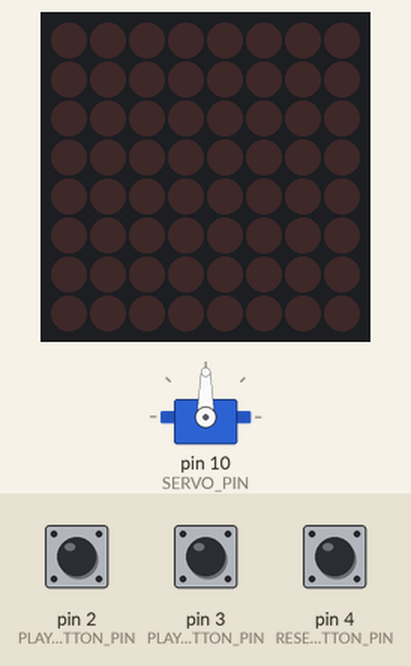
Simulated run of this sketch. Board: Arduino Uno, built with avr-gcc and run on an emulated ATmega328P. On the bench: 8×8 LED matrix, servo. Wiring (inferred from the names in the program): MAX7219 LED driver (orientation assumed): data pin 13; clock pin 12; CS pin 11. The inputs (shaded band) are chosen by the test bench; at power-on: pin 4 (RESET_BUTTON_PIN) HIGH, pin 3 (PLAYER_2_BUTTON_PIN) HIGH, pin 2 (PLAYER_1_BUTTON_PIN) HIGH.

Above: at 7.0 s.
7.1 s: pin 4 (RESET_BUTTON_PIN) pulled LOW for 0.15 s
At 8.16 s:
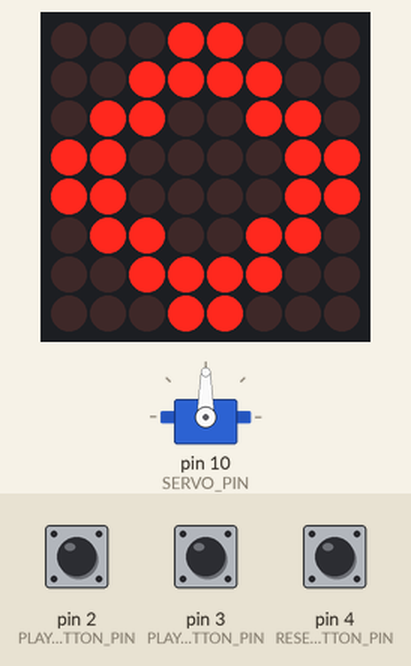
9.0 s: pin 3 (PLAYER_2_BUTTON_PIN) pulled LOW for 0.15 s
12.1 s: pin 3 (PLAYER_2_BUTTON_PIN) pulled LOW for 1 s
14.6 s: pin 3 (PLAYER_2_BUTTON_PIN) pulled LOW for 0.15 s
At 15.9 s:
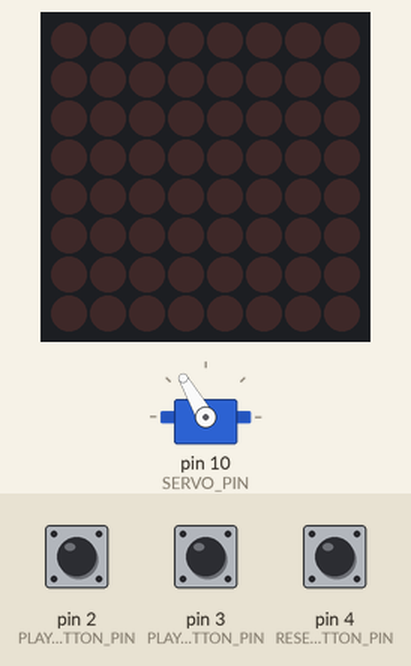
16.2 s: pin 2 (PLAYER_1_BUTTON_PIN) pulled LOW for 0.15 s
At 17.2 s:
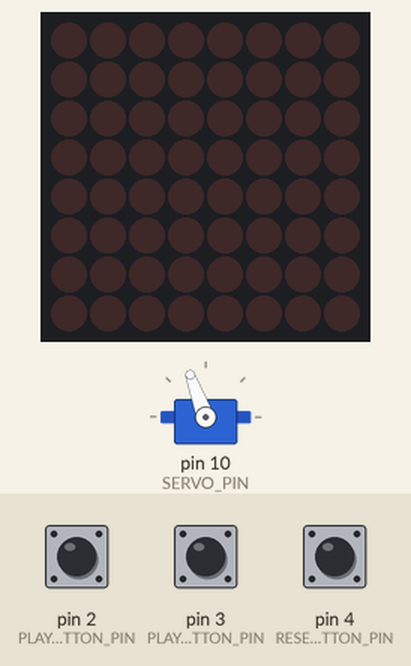
17.8 s: pin 3 (PLAYER_2_BUTTON_PIN) pulled LOW for 3.2 s
At 21.3 s:
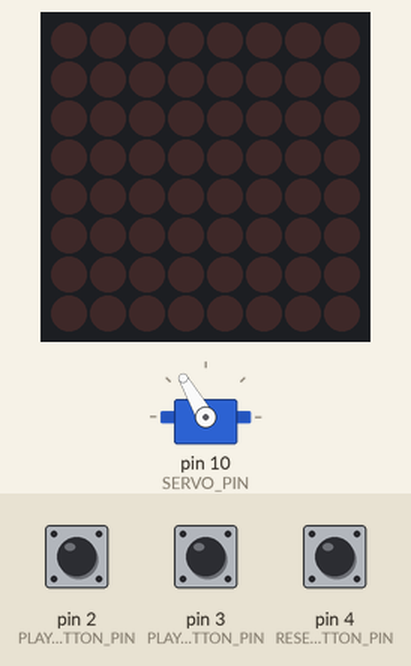
Timing chart, 0 to 22.8 s (numbered marks = the images above; inputs shaded):
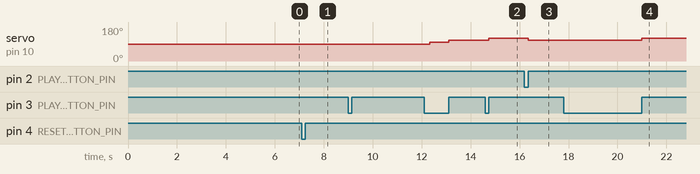

The sketch:

Arduino_Game.ino
```cpp
#include <Servo.h>
#include "LEDMatrix8x8.h"

Servo gameServo;

// Constants
const int PLAYER_1_BUTTON_PIN = 2;
const int PLAYER_2_BUTTON_PIN = 3;
const int RESET_BUTTON_PIN = 4;

const int MATRIX_DIN_PIN = 13;
const int MATRIX_CLK_PIN = 12;
const int MATRIX_CS_PIN = 11;

const int NUM_DEVICES = 1;

const int SERVO_PIN = 10;
const int PRESS_VALUE = 10;

const unsigned long DEBOUCE_DELAY = 20;

// Other variables
int servoPos;

bool gameActive = false;

volatile bool player1ButtonClicked = false;
volatile bool player2ButtonClicked = false;

volatile unsigned long last1DebounceTime = 0;
volatile unsigned long last2DebounceTime = 0;

bool prevResetState = HIGH;

LEDMatrix8x8::Brightness BRIGHTNESS = LEDMatrix8x8::B_MINIMAL;

LEDMatrix8x8 matrix(MATRIX_DIN_PIN, MATRIX_CLK_PIN, MATRIX_CS_PIN, BRIGHTNESS);

// Game reset
void reset() {
  matrix.displayAnimation(750, matrix.RHOMBUS, matrix.VERTICAL);

  servoPos = 90;
  gameServo.write(servoPos);

  matrix.displayAnimation(750, matrix.RHOMBUS, matrix.VERTICAL);
  showCountdownAnimation();

  matrix.scrollText("Go ", 40, matrix.VERTICAL);

  gameActive = true;
}

void setup() {
  matrix.begin();

  gameServo.attach(SERVO_PIN);

  attachInterrupt(digitalPinToInterrupt(PLAYER_1_BUTTON_PIN), button1ISR, RISING);
  attachInterrupt(digitalPinToInterrupt(PLAYER_2_BUTTON_PIN), button2ISR, RISING);

  pinMode(PLAYER_1_BUTTON_PIN, INPUT_PULLUP);
  pinMode(PLAYER_2_BUTTON_PIN, INPUT_PULLUP);
  pinMode(RESET_BUTTON_PIN, INPUT_PULLUP);

  matrix.scrollText("Press reset ", 65, matrix.VERTICAL);
}

// Button interrupts
void button1ISR() {
  unsigned long currentMillis = millis();

  if (currentMillis - last1DebounceTime >= DEBOUCE_DELAY) {
    player1ButtonClicked = true;
    last1DebounceTime = currentMillis;
  }
}

void button2ISR() {
  unsigned long currentMillis = millis();

  if (currentMillis - last2DebounceTime >= DEBOUCE_DELAY) {
    player2ButtonClicked = true;
    last2DebounceTime = currentMillis;
  }
}

void loop() {
  int resetState = digitalRead(RESET_BUTTON_PIN);

  if (resetState == HIGH && prevResetState == LOW)
    reset();

  prevResetState = resetState;

  if (gameActive){
    while (true) {
      int player1Presses = 0;
      int player2Presses = 0;

      if (player1ButtonClicked) {
        ++player1Presses;

        player1ButtonClicked = false;
      }

      if (player2ButtonClicked) {
        ++player2Presses;

        player2ButtonClicked = false;
      }

      if (player1Presses > player2Presses)
        servoPos -= PRESS_VALUE; // Move the servo toward player 1
      else if (player2Presses > player1Presses)
        servoPos += PRESS_VALUE; // Move the servo toward player 2

      gameServo.write(servoPos);

      if (servoPos <= 0) {
        gameActive = false;

        matrix.scrollText("winner 1 ", 65, matrix.VERTICAL);

        break;
      }
      else if (servoPos >= 180){
        gameActive = false;

        matrix.scrollText("winner 2 ", 65, matrix.VERTICAL);

        break;
      }
    }
  }
}

void showCountdownAnimation() {
  matrix.displayCharacter('3', 850, matrix.VERTICAL);
  matrix.displayCharacter('2', 850, matrix.VERTICAL);
  matrix.displayCharacter('1', 850, matrix.VERTICAL);
  matrix.displayCharacter(' ', 1, matrix.VERTICAL);
}
```

LEDMatrix8x8.cpp
```cpp
// Author: Kostas Ragauskas, 4th course, group 2
// Description - a library, which spimplifies the process of working with MAX7219 8x8 matrix.

#include "LEDMatrix8x8.h"

#include <String.h>
#include <stdint.h>

using byte = unsigned char;


const byte LEDMatrix8x8::CHARACTERS[37][8] = {
    {
    B00111100,
    B01000010,
    B01000010,
    B01000010,
    B01000010,
    B01000010,
    B00111100,
    B00000000
    }, // '0'

    {
    B00001000,
    B00011000,
    B00101000,
    B01001000,
    B00001000,
    B00001000,
    B01111110,
    B00000000
    }, // 1

    {
    B01111100,
    B00000010,
    B00000010,
    B00111100,
    B01000000,
    B01000000,
    B00111110,
    B00000000
    }, // 2

    {
    B01111100,
    B00000010,
    B00000010,
    B01111110,
    B00000010,
    B00000010,
    B01111100,
    B00000000
    }, // 3

    {
    B00001000,
    B00011000,
    B00101000,
    B01001000,
    B01111110,
    B00001000,
    B00001000,
    B00000000
    }, //4

    {
    B01111110,
    B01000000,
    B01000000,
    B01111100,
    B00000010,
    B00000010,
    B01111100,
    B00000000
    }, //5

    {
    B00011100,
    B00100000,
    B01000000,
    B01111100,
    B01000010,
    B01000010,
    B00111100,
    B00000000
    }, //6

    {
    B01111110,
    B00000010,
    B00000100,
    B00001000,
    B00010000,
    B00100000,
    B01000000,
    B00000000
    }, //7

    {
    B00111100,
    B01000010,
    B01000010,
    B00111100,
    B01000010,
    B01000010,
    B00111100,
    B00000000
    }, //8

    {
    B00111100,
    B01000010,
    B01000010,
    B00111110,
    B00000010,
    B00000010,
    B00111100,
    B00000000
    }, //9

    {
    B00111100,
    B01000010,
    B01000010,
    B01111110,
    B01000010,
    B01000010,
    B01000010,
    B00000000
    }, //A

    {
    B01111100,
    B01000010,
    B01000010,
    B01111100,
    B01000010,
    B01000010,
    B01111100,
    B00000000
    }, //B

    {
    B00011110,
    B00100000,
    B01000000,
    B01000000,
    B01000000,
    B00100000,
    B00011110,
    B00000000
    }, //C

    {
    B01111000,
    B01000100,
    B01000010,
    B01000010,
    B01000010,
    B01000100,
    B01111000,
    B00000000
    }, //D

    {
    B01111110,
    B01000000,
    B01000000,
    B01111110,
    B01000000,
    B01000000,
    B01111110,
    B00000000
    }, // E

    {
    B01111110,
    B01000000,
    B01000000,
    B01111110,
    B01000000,
    B01000000,
    B01000000,
    B00000000
    }, // F

    {
    B00111100,
    B01000010,
    B01000000,
    B01001110,
    B01000010,
    B01000010,
    B00111100,
    B00000000
    }, // G

    {
    B01000010,
    B01000010,
    B01000010,
    B01111110,
    B01000010,
    B01000010,
    B01000010,
    B00000000
    }, // H

    {
    B01111110,
    B00011000,
    B00011000,
    B00011000,
    B00011000,
    B00011000,
    B01111110,
    B00000000
    }, // I

    {
    B01111110,
    B00000100,
    B00000100,
    B00000100,
    B00000100,
    B01000100,
    B00111000,
    B00000000
    }, // J

    {
    B01000100,
    B01001000,
    B01010000,
    B01100000,
    B01010000,
    B01001000,
    B01000100,
    B00000000
    }, // K

    {
    B01000000,
    B01000000,
    B01000000,
    B01000000,
    B01000000,
    B01000000,
    B01111110,
    B00000000
    }, // L

    {
    B01000010,
    B01100110,
    B01011010,
    B01000010,
    B01000010,
    B01000010,
    B01000010,
    B00000000
    }, // M

    {
    B01000010,
    B01000010,
    B01100010,
    B01010010,
    B01001010,
    B01000110,
    B01000010,
    B00000000
    }, // N

    {
    B00111100,
    B01000010,
    B01000010,
    B01000010,
    B01000010,
    B01000010,
    B00111100,
    B00000000
    }, // O

    {
    B01111100,
    B01000010,
    B01000010,
    B01111100,
    B01000000,
    B01000000,
    B01000000,
    B00000000
    }, // P

    {
    B00111100,
    B01000010,
    B01000010,
    B01000010,
    B01000010,
    B01000010,
    B00111100,
    B00000010
    }, // Q

    {
    B01111100,
    B01000010,
    B01000010,
    B01111100,
    B01001000,
    B01000100,
    B01000010,
    B00000000
    }, // R

    {
    B00111100,
    B01000000,
    B01000000,
    B00111100,
    B00000010,
    B00000010,
    B01111100,
    B00000000
    }, // S

    {
    B01111110,
    B00011000,
    B00011000,
    B00011000,
    B00011000,
    B00011000,
    B00011000,
    B00000000
    }, // T

    {
    B01000010,
    B01000010,
    B01000010,
    B01000010,
    B01000010,
    B01000010,
    B00111100,
    B00000000
    }, // U

    {
    B01000010,
    B01000010,
    B01000010,
    B01000010,
    B01000010,
    B00100100,
    B00011000,
    B00000000
    }, // V

    {
    B01000010,
    B01000010,
    B01000010,
    B01000010,
    B01011010,
    B01100110,
    B01000010,
    B00000000
    }, // W

    {
    B01000010,
    B01000010,
    B00100100,
    B00011000,
    B00100100,
    B01000010,
    B01000010,
    B00000000
    }, // X

    {
    B01000010,
    B01000010,
    B01000010,
    B00100100,
    B00011000,
    B00011000,
    B00011000,
    B00000000
    }, // Y

    {
    B01111110,
    B00000010,
    B00000100,
    B00001000,
    B00010000,
    B00100000,
    B01111110,
    B00000000
    },  // Z

    {
    B00000000,
    B00000000,
    B00000000,
    B00000000,
    B00000000,
    B00000000,
    B00000000,
    B00000000
    }, // Empty space
};


const byte LEDMatrix8x8::ANIMATIONS[8][8] = {
    {
    B00011000,
    B00111100,
    B01100110,
    B11000011,
    B11000011,
    B01100110,
    B00111100,
    B00011000
    }, // Rhombus

    {
    B00000000,
    B00011000,
    B00111100,
    B01111110,
    B00011000,
    B00011000,
    B00011000,
    B00000000
    }, // Up_Arrow

    {
    B00000000,
    B00011000,
    B00011000,
    B00011000,
    B01111110,
    B00111100,
    B00011000,
    B00000000,
    }, // Down_Arrow

    {
    B00000000,
    B00010000,
    B00110000,
    B01111110,
    B01111110,
    B00110000,
    B00010000,
    B00000000
    }, // Left_Arrow

    {
    B00000000,
    B00001000,
    B00001100,
    B01111110,
    B01111110,
    B00001100,
    B00001000,
    B00000000
    }, // Right_Arrow

    {
    B11110000,
    B11111000,
    B11111100,
    B11111110,
    B11111110,
    B11111100,
    B11111000,
    B11110000
    }, // Loading_Bar

    {
    B00011000,
    B00011000,
    B00011000,
    B11111111,
    B11111111,
    B00011000,
    B00011000,
    B00011000
    }, // Heartbeat

    {
    B00000000,
    B01111110,
    B01000010,
    B01000010,
    B01000010,
    B01000010,
    B01111110,
    B00000000
    } // Square
};


// Constructor
LEDMatrix8x8::LEDMatrix8x8(int dataPin, int clockPin, int latchPin, LEDMatrix8x8::Brightness brightness) {
    this->dataPin = dataPin;
    this->clockPin = clockPin;
    this->latchPin = latchPin;
    this->brightness = brightness;
}


// Purpose: Initializes the 8x8 matrix.
void LEDMatrix8x8::begin() {
    pinMode(dataPin, OUTPUT);
    pinMode(clockPin, OUTPUT);
    pinMode(latchPin, OUTPUT);

    // Initialize MAX7219
    sendCommand(0x09, 0x00);                // Decode Mode: No decoding
    sendCommand(0x0A, this->brightness);    // Intensity: Set to maximum brightness (0x00 to 0x0F)
    sendCommand(0x0B, 0x07);                // Scan Limit: Display digits 0 to 7
    sendCommand(0x0C, 0x01);                // Shutdown: Normal operation (0x01 for normal, 0x00 for shutdown)
    sendCommand(0x0F, 0x00);                // Display Test: Disable display test pattern

    clear();
}


// Purpose: Changes the state of a single pixel on the board (specified by x, y and state)
void LEDMatrix8x8::setPixel(int x, int y, LEDMatrix8x8::State state) {
    bitWrite(displayBuffer[y], x, state);
}


// Purpose: Clears the display matrix
void LEDMatrix8x8::clear() {
    for (int i = 0; i < 8; ++i)
        displayBuffer[i] = 0;
}


// Purpose: Displays provided text on a screen, letter by letter, at provided delay and animation mode
void LEDMatrix8x8::displayText(String text, int delay, LEDMatrix8x8::AnimationMode animationMode) {
    int len = text.length();

    for (int i = 0; i < len; ++i) {
        char ch = text.charAt(i);

        displayCharacter(ch, delay, animationMode);
        displayCharacter(' ', 250, animationMode);
    }
}


// Purpose: Displays an ascii character on the screen for the provided duration and animation mode
void LEDMatrix8x8::displayCharacter(char ch, int duration, LEDMatrix8x8::AnimationMode animationMode) {
    memcpy(displayBuffer, getCharacterPattern(ch), sizeof(displayBuffer));

    if (animationMode == LEDMatrix8x8::VERTICAL)
        LEDMatrix8x8::transposeByteArray(displayBuffer, 8);

    displayPattern(displayBuffer, duration);
}


// Purpose: Displays an animation on the screen, for the wanted duration and animation mode
void LEDMatrix8x8::displayAnimation(int duration, LEDMatrix8x8::AnimationType animationType, LEDMatrix8x8::AnimationMode animationMode) {
    int currentDuration = 0;
    byte animation[8];

    memcpy(animation, ANIMATIONS[animationType], sizeof(animation));

    if (animationMode == LEDMatrix8x8::HORIZONTAL) {
      for (int i = 0; i < 8; ++i)
        LEDMatrix8x8:mirrorBits(animation[i]);

      LEDMatrix8x8::transposeByteArray(animation, 8);
    }

    while (currentDuration < duration) {
        for (int shiftAmount = 0; shiftAmount <= 8; ++shiftAmount) {
            shiftPattern(animation, shiftAmount, animationMode);

            delay(100);
            currentDuration += 100;
        }
    }
}


// Purpose: Displays the provided text as a scrolling animation with the specified delay and animation mode
void LEDMatrix8x8::scrollText(String text, int delayDuration, LEDMatrix8x8::AnimationMode animationMode) {
    int len = text.length();

    const int patternSize = 8;
    const int totalPatterns = len * patternSize;

    byte combinedPattern[totalPatterns];

    // Concatenate character patterns
    for (int i = 0; i < len; ++i) {
        char currentChar = text[i];
        byte charPattern[8];

        memcpy(charPattern, LEDMatrix8x8::getCharacterPattern(currentChar), sizeof(charPattern));

        if (animationMode == LEDMatrix8x8::VERTICAL) {
          for (int i = 0; i < 8; ++i)
            LEDMatrix8x8:mirrorBits(charPattern[i]);

          LEDMatrix8x8::transposeByteArray(charPattern, 8);
        }

        for (int j = 0; j < patternSize; ++j)
            combinedPattern[i * patternSize + j] = charPattern[j];
    }

    // Scroll the combined pattern
    for (int i = 0; i < totalPatterns - 7; ++i) {
        byte columnPattern[8];

        if (animationMode == LEDMatrix8x8::VERTICAL) {
            for (int j = 0; j < 8; ++j)
              columnPattern[j] = combinedPattern[i + 7 - j];
        }
        else {
            for (int j = 0; j < 8; ++j)
                columnPattern[j] = combinedPattern[i + j];
        }

        LEDMatrix8x8::displayPattern(columnPattern, delayDuration);
    }
}


// Private (internal methods)


// Purpose: Gets an appropriate pattern for a provided ASCII character
uint8_t* LEDMatrix8x8::getCharacterPattern(char ch) {
    int charIndex = 36;

    if (ch >= '0' && ch <= '9')
        charIndex = ch - '0';
    else if (ch >= 'A' && ch <= 'Z')
        charIndex = ch - 'A' + 10;
    else if (ch >= 'a' && ch <= 'z')
        charIndex = ch - 'a' + 10;

    return LEDMatrix8x8::CHARACTERS[charIndex];
}


// Purpose: Sends a command to the 8x8 matrix
void LEDMatrix8x8::sendCommand(byte address, byte data) {
    digitalWrite(latchPin, LOW);

    shiftOut(dataPin, clockPin, MSBFIRST, address);
    shiftOut(dataPin, clockPin, MSBFIRST, data);

    digitalWrite(latchPin, HIGH);
}


// Purpose: Shifts a certain pattern by the specified number of places
void LEDMatrix8x8::shiftPattern(byte pattern[8], int shiftAmount, LEDMatrix8x8::AnimationMode animationMode) {
    byte shiftedPattern[8];

    for (int i = 0; i < 8; ++i) {
        int shiftIndex = animationMode == HORIZONTAL ? (i + shiftAmount) % 8 : (i - shiftAmount + 8) % 8;
        shiftedPattern[i] = pattern[shiftIndex];
    }

    for (int i = 0; i < 8; ++i)
        sendCommand(i + 1, shiftedPattern[i]);
}


// Purpose: Displays a certain pattern for a specified duration (milliseconds)
void LEDMatrix8x8::displayPattern(byte pattern[8], int duration) {
    unsigned long startTime = millis();

    while (millis() - startTime < duration) {
        for (int row = 0; row < 8; ++row)
            sendCommand(row + 1, pattern[row]);
    }
}

// Purpose: Mirrors the byte array
void LEDMatrix8x8::mirrorBits(byte &b) {
    b = ((b & 0x01) << 7) |    // Bit 0 goes to Bit 7
        ((b & 0x02) << 5) |    // Bit 1 goes to Bit 6
        ((b & 0x04) << 3) |    // Bit 2 goes to Bit 5
        ((b & 0x08) << 1) |    // Bit 3 goes to Bit 4
        ((b & 0x10) >> 1) |    // Bit 4 goes to Bit 3
        ((b & 0x20) >> 3) |    // Bit 5 goes to Bit 2
        ((b & 0x40) >> 5) |    // Bit 6 goes to Bit 1
        ((b & 0x80) >> 7);     // Bit 7 goes to Bit 0
}

// Purpose: Transposes the byte array
void LEDMatrix8x8::transposeByteArray(byte arr[], int size) {
    byte rotatedArr[size];

    for (int i = 0; i < size; ++i) {
        rotatedArr[i] = 0;

        for (int j = 0; j < 8; ++j)
            rotatedArr[i] |= ((arr[j] >> i) & 0x01) << (7 - j);
    }

    for (int i = 0; i < size; ++i)
        arr[i] = rotatedArr[i];
}
```

Source omitted: LEDMatrix8x8.h (1901 bytes)

Measured:
- after the input at 7.1 s, the display: changes after 0.15 s (image 1)
- after the input at 14.6 s, servo on pin 10 (SERVO_PIN): 110° → 120° after 0.15 s
- after the input at 16.2 s, servo on pin 10 (SERVO_PIN): 120° → 110° after 0.15 s
- after the input at 17.8 s, servo on pin 10 (SERVO_PIN): 110° → 120° after 3.2 s
